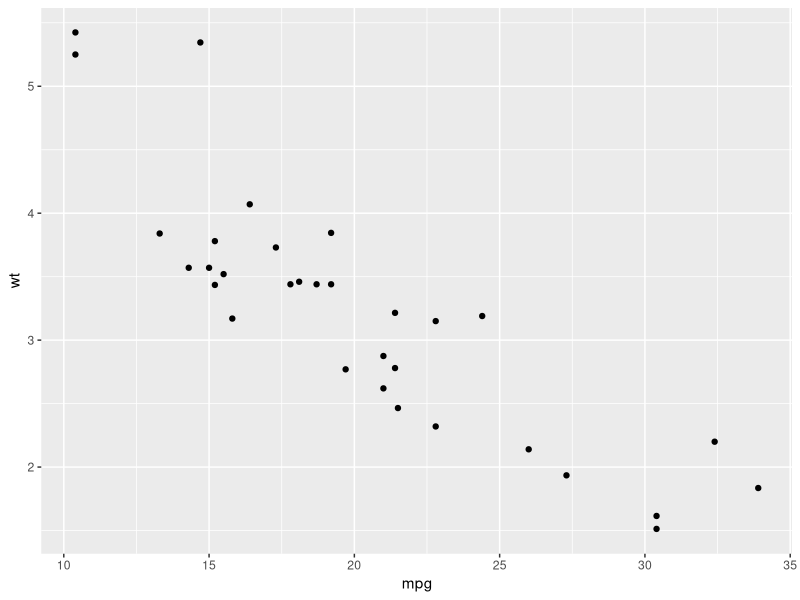
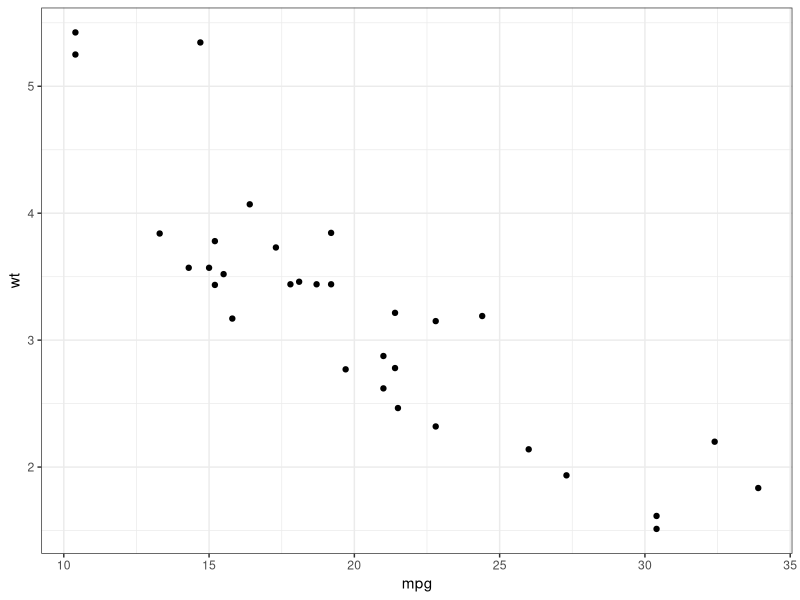
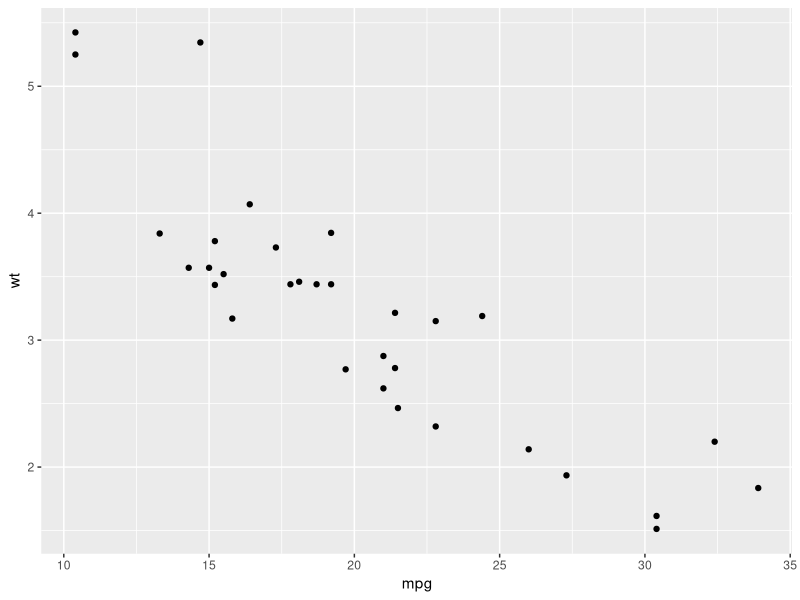

These figures' R source, in order:
library(ggplot2)


### Name: theme_get
### Title: Get, set, and modify the active theme
### Aliases: theme_get theme_set theme_update theme_replace %+replace%

### ** Examples

p <- ggplot(mtcars, aes(mpg, wt)) +
  geom_point()
p

# Use theme_set() to completely override the current theme.
# Here we have the old theme so we can later restore it.
# Note that the theme is applied when the plot is drawn, not
# when it is created.
old <- theme_set(theme_bw())
p
theme_set(old)
p


# Modifying theme objects -----------------------------------------
# You can use + and %+replace% to modify a theme object.
# They differ in how they deal with missing arguments in
# the theme elements.

add_el <- theme_grey() +
  theme(text = element_text(family = "Times"))
add_el$text

rep_el <- theme_grey() %+replace%
  theme(text = element_text(family = "Times"))
rep_el$text

# theme_update() and theme_replace() are similar except they
# apply directly to the current/active theme.
